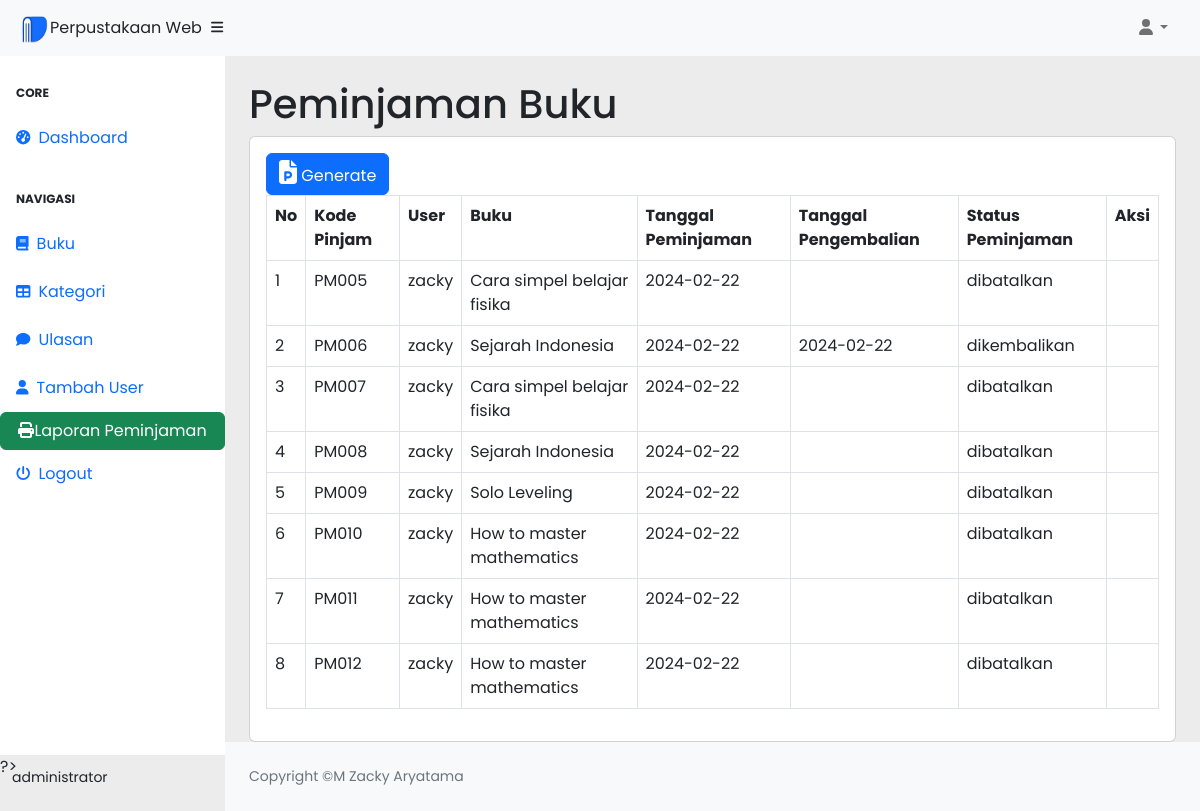
The page /index.php?page=laporan (signed in) on the database its author committed.
### tables this page shows
CREATE TABLE `t_peminjaman` (
  `peminjamanID` int(11) NOT NULL,
  `userID` int(11) DEFAULT NULL,
  `bukuID` int(11) DEFAULT NULL,
  `tgl_peminjaman` date DEFAULT NULL,
  `tgl_pengembalian` date DEFAULT NULL,
  `tenggat_pengembalian` date NOT NULL,
  `statusPeminjaman` enum('dipinjam','dikembalikan','dibatalkan','') DEFAULT NULL,
  `kodePinjam` varchar(255) NOT NULL,
  `jumlahPinjam` int(11) NOT NULL
);

CREATE TABLE `t_user` (
  `userID` int(11) NOT NULL,
  `username` varchar(255) DEFAULT NULL,
  `password` varchar(255) DEFAULT NULL,
  `email` varchar(255) DEFAULT NULL,
  `telp` varchar(14) DEFAULT NULL,
  `namaLengkap` varchar(150) DEFAULT NULL,
  `alamat` text DEFAULT NULL,
  `level` enum('admin','petugas','anggota','') DEFAULT NULL
);

CREATE TABLE `t_buku` (
  `bukuID` int(11) NOT NULL,
  `kategoriID` int(11) NOT NULL,
  `stok` int(100) NOT NULL,
  `deskripsi` varchar(500) NOT NULL,
  `judul` varchar(255) DEFAULT NULL,
  `penulis` varchar(255) DEFAULT NULL,
  `penerbit` varchar(255) DEFAULT NULL,
  `tahunTerbit` int(11) DEFAULT NULL,
  `foto` varchar(255) NOT NULL
);

### laporan.php (the view, shortened to what this page needs)
<h1 class="mt-4">Peminjaman Buku</h1>
<div class="card">
    <div class="card-body">
        <div class="row">
            <div class="col-md-12">
                <a href="generate_laporan.php" class="btn btn-primary"><i class='fas fa-file-powerpoint' style='font-size:24px'></i> Generate</a>
                <table class="table table-bordered" id="dataTable" width="100%" cellspacing="0">
                    <tr>
                        <th>No</th>
                        <th>Kode Pinjam</th>
                        <th>User</th>
                        <th>Buku</th>
                        <th>Tanggal Peminjaman</th>
                        <th>Tanggal Pengembalian</th>
                        <th>Status Peminjaman</th>
                        <th>Aksi</th>
                    </tr>
                    <?php
                    $no = 1;
                    $query = mysqli_query($koneksi, "SELECT t_peminjaman.*, t_user.username, t_buku.judul FROM t_peminjaman
                    LEFT JOIN t_user ON t_peminjaman.userID = t_user.userID
                    LEFT JOIN t_buku ON t_peminjaman.bukuID = t_buku.bukuID");
                    while($data = mysqli_fetch_array($query)){
                    ?>
                    <tr>
                        <td><?php echo $no++;?></td>
                        <td><?php echo $data['kodePinjam'];?></td>
                        <td><?php echo $data['username'];?></td>
                        <td><?php echo $data['judul'];?></td>
                        <td><?php echo $data['tgl_peminjaman'];?></td>
                        <td><?php echo $data['tgl_pengembalian'];?></td>
                        <td><?php echo $data['statusPeminjaman'];?></td>
                        <td>
                        </td>
                    </tr>
                    <?php
                    }
                    ?>
                </table>
            </div>
        </div>
    </div>
</div>

### body.css (style rules this page uses)
body { font-family: 'Poppins', sans-serif; background: #ececec; }

### rows shown on the page
t_peminjaman: kodePinjam "PM005", userID.username "zacky", bukuID.judul "Cara simpel belajar fisika", tgl_peminjaman "2024-02-22", statusPeminjaman "dibatalkan"
t_peminjaman: kodePinjam "PM006", userID.username "zacky", bukuID.judul "Sejarah Indonesia", tgl_peminjaman "2024-02-22", tgl_pengembalian "2024-02-22", statusPeminjaman "dikembalikan"
t_peminjaman: kodePinjam "PM007", userID.username "zacky", bukuID.judul "Cara simpel belajar fisika", tgl_peminjaman "2024-02-22", statusPeminjaman "dibatalkan"
t_peminjaman: kodePinjam "PM008", userID.username "zacky", bukuID.judul "Sejarah Indonesia", tgl_peminjaman "2024-02-22", statusPeminjaman "dibatalkan"
t_peminjaman: kodePinjam "PM009", userID.username "zacky", bukuID.judul "Solo Leveling", tgl_peminjaman "2024-02-22", statusPeminjaman "dibatalkan"
t_peminjaman: kodePinjam "PM010", userID.username "zacky", bukuID.judul "How to master mathematics", tgl_peminjaman "2024-02-22", statusPeminjaman "dibatalkan"
t_peminjaman: kodePinjam "PM011", userID.username "zacky", bukuID.judul "How to master mathematics", tgl_peminjaman "2024-02-22", statusPeminjaman "dibatalkan"
t_peminjaman: kodePinjam "PM012", userID.username "zacky", bukuID.judul "How to master mathematics", tgl_peminjaman "2024-02-22", statusPeminjaman "dibatalkan"

### other values the page prints
$_SESSION['user']['namaLengkap'] "administrator"
